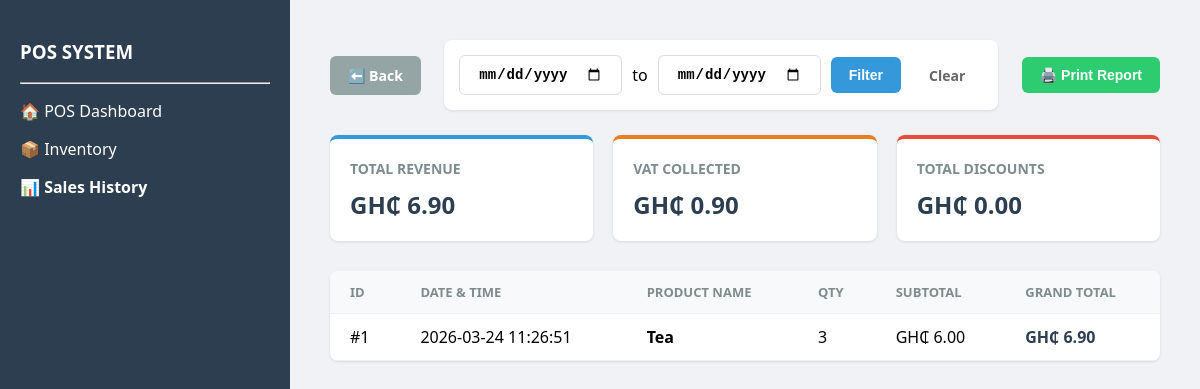
The app's page /sales (signed in), older data.
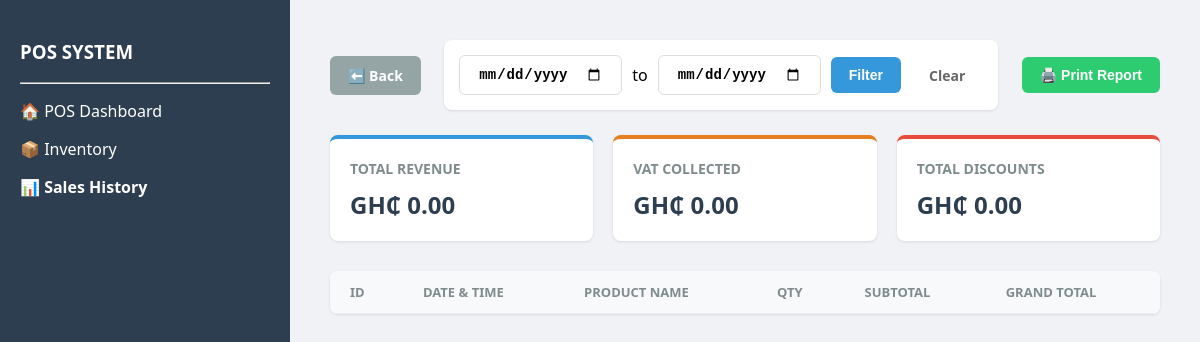
The same page, newer data.
### tables this page shows
CREATE TABLE sales (
            id INTEGER PRIMARY KEY AUTOINCREMENT, 
            product_id INTEGER,
            quantity INTEGER DEFAULT 1,
            total_price REAL, 
            grand_total REAL DEFAULT 0.0,
            vat_amount REAL DEFAULT 0.0,
            discount REAL DEFAULT 0.0,
            timestamp DATETIME DEFAULT (strftime('%Y-%m-%d %H:%M:%S', 'now')),
            user_id INTEGER,
            FOREIGN KEY (product_id) REFERENCES products (id) ON DELETE RESTRICT,
            FOREIGN KEY (user_id) REFERENCES users (id)
            );

CREATE TABLE products (
            id INTEGER PRIMARY KEY AUTOINCREMENT, 
            name TEXT NOT NULL,
            category TEXT DEFAULT 'General', 
            sell_price REAL NOT NULL, 
            quantity INTEGER NOT NULL CHECK(quantity >= 0),
            is_active INTEGER DEFAULT 1,
            min_stock_level INTEGER DEFAULT 5,
            date_added DATETIME DEFAULT (strftime('%Y-%m-%d %H:%M:%S', 'now')));

### app.py (the view)
@app.route("/sales")
@login_required
def sales_history():
    db = get_db()
    start_date = request.args.get('start_date')
    end_date = request.args.get('end_date')
    sales_query = "SELECT s.id, p.name, s.quantity, s.total_price, s.grand_total, s.vat_amount, s.timestamp FROM sales s JOIN products p ON s.product_id = p.id"
    totals_query = "SELECT IFNULL(SUM(grand_total), 0) as total_revenue, IFNULL(SUM(vat_amount), 0) as total_vat, IFNULL(SUM(discount), 0) as total_discount FROM sales"
    params = []
    if start_date and end_date:
        filter_sql = " WHERE DATE(s.timestamp) BETWEEN ? AND ?"
        sales_query += filter_sql
        totals_query += " WHERE DATE(timestamp) BETWEEN ? AND ?"
        params = [start_date, end_date]
    sales_query += " ORDER BY s.timestamp DESC"
    sales_list = db.execute(sales_query, params).fetchall()
    totals = db.execute(totals_query, params).fetchone()
    return render_template("sales_report.html", sales=sales_list, totals=totals)

### app.py (called while the page is built)
def get_db():
    if 'db' not in g:
        g.db = sqlite3.connect(DATABASE)
        g.db.row_factory = sqlite3.Row
        g.db.execute("PRAGMA foreign_keys = ON")
    return g.db

@app.teardown_appcontext
def close_connection(exception):
    db = g.pop('db', None)
    if db is not None:
        db.close()

def login_required(f):
    @wraps(f)
    def decorated_function(*args, **kwargs):
        if 'user' not in session:
            return redirect(url_for('login'))
        return f(*args, **kwargs)
    return decorated_function

### templates/sales_report.html (shortened to what this page needs)
<!DOCTYPE html>
<html>
<head>
</head>
<body>
    <div class="sidebar">
        <h3>POS SYSTEM</h3>
        <hr>
        <a href="/dashboard" style="color:white; text-decoration: none;"><p>🏠 POS Dashboard</p></a>
        <a href="/inventory" style="color:white; text-decoration: none;"><p>📦 Inventory</p></a>
        <p><strong>📊 Sales History</strong></p>
    </div>
    <div class="main">
        <div class="action-bar">
            <a href="/dashboard" class="btn btn-back">⬅️ Back</a>
            <div class="filter-box">
                <form action="/sales" method="GET" style="display: flex; gap: 10px; align-items: center;">
                    <input type="date" name="start_date" value="{{ request.args.get('start_date', '') }}" class="btn" style="border: 1px solid #ddd;">
                    <span>to</span>
                    <input type="date" name="end_date" value="{{ request.args.get('end_date', '') }}" class="btn" style="border: 1px solid #ddd;">
                    <button type="submit" class="btn btn-primary">Filter</button>
                    <a href="/sales" class="btn" style="color: #666;">Clear</a>
                </form>
            </div>
            <button onclick="window.print()" class="btn btn-print">🖨️ Print Report</button>
        </div>
        <div class="stats-container">
            <div class="stat-card">
                <h3>Total Revenue</h3>
                <p>GH₵ {{ "%.2f"|format(totals['total_revenue']) }}</p>
            </div>
            <div class="stat-card" style="border-top-color: #e67e22;">
                <h3>VAT Collected</h3>
                <p>GH₵ {{ "%.2f"|format(totals['total_vat']) }}</p>
            </div>
            <div class="stat-card" style="border-top-color: #e74c3c;">
                <h3>Total Discounts</h3>
                <p>GH₵ {{ "%.2f"|format(totals['total_discount']) }}</p>
            </div>
        </div>
        <table>
            <thead>
                <tr>
                    <th>ID</th>
                    <th>Date & Time</th>
                    <th>Product Name</th>
                    <th>Qty</th>
                    <th>Subtotal</th>
                    <th>Grand Total</th>
                </tr>
            </thead>
            <tbody>
                {% for sale in sales %}
                <tr>
                    <td>#{{ sale.id }}</td>
                    <td>{{ sale.timestamp }}</td>
                    <td><strong>{{ sale.name }}</strong></td>
                    <td>{{ sale.quantity }}</td>
                    <td>GH₵ {{ "%.2f"|format(sale.total_price) }}</td>
                    <td style="font-weight: bold; color: #2c3e50;">GH₵ {{ "%.2f"|format(sale.grand_total) }}</td>
                </tr>
                {% endfor %}
            </tbody>
        </table>
    </div>
</body>
</html>

Row changes from the older to the newer data that the page shows:
removed sales: id "1", timestamp "2026-03-24 11:26:51", name "Tea", quantity "3", total_price "6.00", grand_total "6.90"
Text that changed along with them:
{{ "%.2f"|format(totals['total_revenue']) }}: "6.90" → "0.00"
{{ "%.2f"|format(totals['total_vat']) }}: "0.90" → "0.00"
